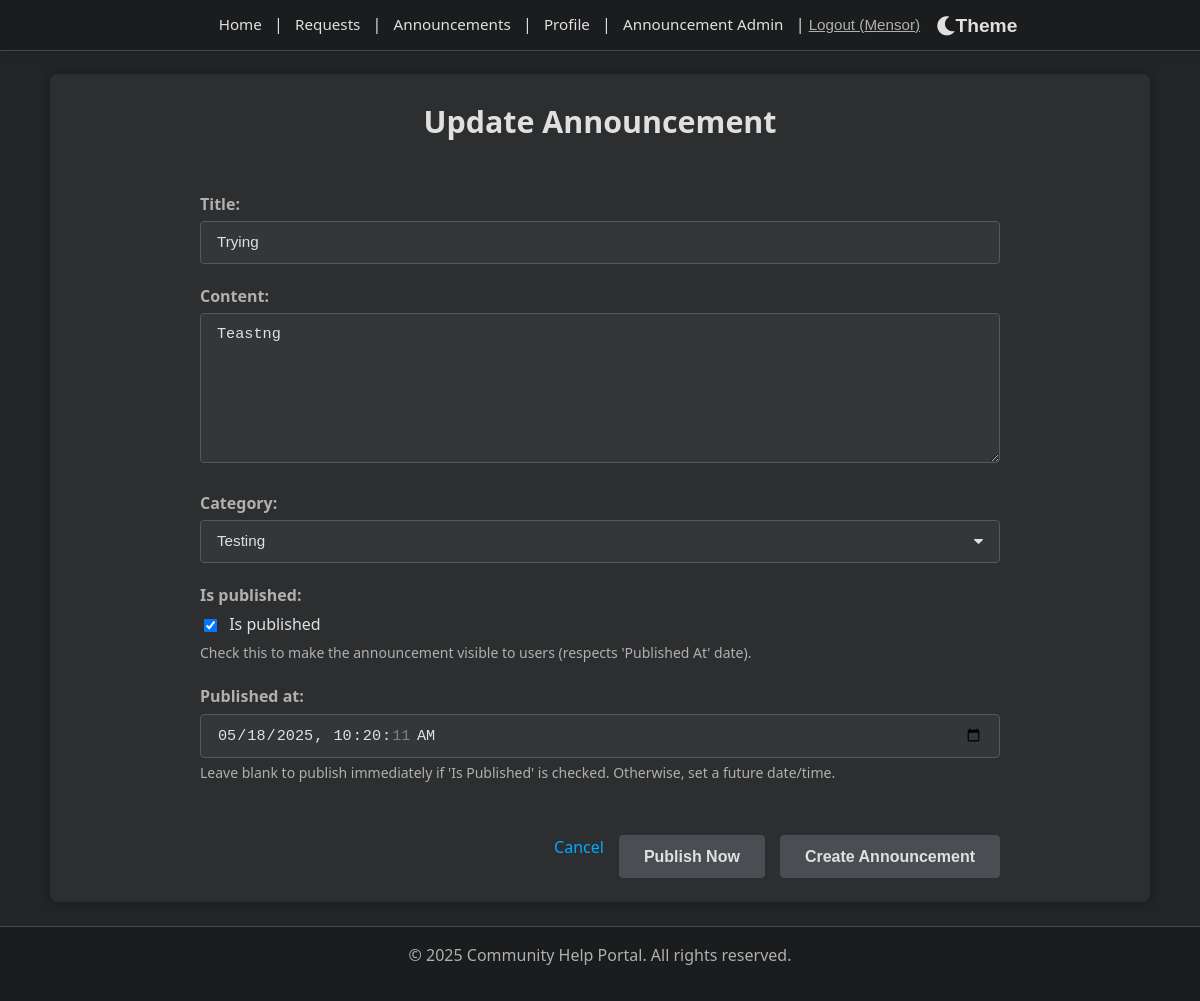
The app's page /announcements/1/update/ (signed in) with its own data.
### announcements/models.py (models this page shows, shortened)
class Announcement(models.Model):
    title = models.CharField(max_length=200)
    content = models.TextField()
    created_at = models.DateTimeField(auto_now_add=True)
    published_at = models.DateTimeField(null=True, blank=True, help_text="Set a future date to schedule publication, or leave blank to publish immediately if 'Is Published' is checked.")
    author = models.ForeignKey(User, on_delete=models.SET_NULL, null=True, related_name='announcements')
    category = models.ForeignKey(AnnouncementCategory, on_delete=models.SET_NULL, null=True, blank=True, related_name='announcements')
    is_published = models.BooleanField(default=False, help_text="Check this to make the announcement visible to users (respects 'Published At' date).")
    class Meta:
        ordering = ['-published_at', '-created_at']

### announcements/views.py (the view)
# urls.py: path('<int:pk>/update/', views.announcement_update, name='announcement_update'),
@login_required
def announcement_update(request, pk):
    if request.user.is_superuser:
        announcement = get_object_or_404(Announcement, pk=pk)
    else:
        announcement = get_object_or_404(Announcement, pk=pk, author=request.user)
    if request.method == 'POST':
        form = AnnouncementForm(request.POST, instance=announcement)
        if form.is_valid():
            if request.user.is_superuser and 'publish_now' in request.POST:
                announcement.is_published = True
                announcement.published_at = timezone.now()
            form.save()
            return redirect('announcements:announcement_detail', pk=announcement.pk)
    else:
        form = AnnouncementForm(instance=announcement)
    return render(request, 'announcements/announcement_form.html', {'form': form, 'form_title': 'Update Announcement'})

### announcements/forms.py
class AnnouncementForm(forms.ModelForm):
    published_at = forms.DateTimeField(
        widget=forms.DateTimeInput(attrs={'type': 'datetime-local'}),
        required=False,
        help_text="Leave blank to publish immediately if 'Is Published' is checked. Otherwise, set a future date/time."
    )
    class Meta:
        model = Announcement
        fields = ['title', 'content', 'category', 'is_published', 'published_at']
        widgets = {
            'content': forms.Textarea(attrs={'rows': 5}),
        }
    def __init__(self, *args, **kwargs):
        super().__init__(*args, **kwargs)
        self.fields['category'].queryset = AnnouncementCategory.objects.all()
        self.fields['category'].required = False # As per model, category is optional

### announcements/models.py (called while the page is built)
    def __str__(self):
        return self.name

### announcements/templates/announcements/announcement_form.html (shortened to what this page needs)
{% extends "base.html" %}
{% load static %}
{% block extra_css %}
<link rel="stylesheet" href="{% static 'css/announcement_form.css' %}" />
{% endblock %}
{% block content %}
<div class="announcement-form-container">
    <h2>{{ form_title|default:"Manage Announcement" }}</h2>
    <form method="post">
        {% for field in form %}
            <div class="form-group">
                {{ field.label_tag }}
                {% if field.field.widget.input_type == 'checkbox' %}
                    <div class="checkbox-field">
                        {{ field }} <span>{{ field.label }}</span>
                    </div>
                {% else %}
                    {{ field }}
                {% endif %}
                {% if field.help_text %}
                    <small class="helptext">{{ field.help_text }}</small>
                {% endif %}
            </div>
        {% endfor %}
        <div class="form-actions">
            <a href="{% if announcement %}{% url 'announcements:announcement_detail' announcement.pk %}{% else %}{% url 'announcements:announcement_list' %}{% endif %}" class="button-secondary">Cancel</a>
            {% if user.is_superuser and not announcement.is_published %}
                <button type="submit" name="publish_now" class="button-success">Publish Now</button>
            {% endif %}
            <button type="submit" class="button-primary">
                {% if announcement %}Save Changes{% else %}Create Announcement{% endif %}
            </button>
        </div>
    </form>
</div>
{% endblock %}

### templates/base.html (shortened to what this page needs)
<!DOCTYPE html>
<html lang="en">
  <head>
    {% load static %}
    <link rel="stylesheet" href="{% static 'css/style.css' %}" />
    <link rel="stylesheet" href="{% static 'css/fix-taskbar.css' %}" />
    <link rel="stylesheet" href="https://cdnjs.cloudflare.com/ajax/libs/font-awesome/5.15.3/css/all.min.css" />
    <link rel="stylesheet" href="{% static 'css/light-theme.css' %}" id="light-theme-style" disabled />
    {% block extra_css %}{% endblock %}
  </head>  <body class="{% if request.resolver_match.url_name == 'home' %}home-page-body{% endif %} {% block body_class %}{% endblock %}">
    <nav>
      <div class="nav-container">
        <a href="{% url 'core:home' %}">Home</a> |
        <a href="{% url 'requests:request_list' %}">Requests</a> |
        <a href="{% url 'announcements:announcement_list' %}">Announcements</a> |
        {% if user.is_authenticated %}
          <a href="{% url 'accounts:profile_view' username=user.username %}">Profile</a> |
          {% if user.is_superuser %}
            <a href="{% url 'announcements:announcement_admin' %}">Announcement Admin</a> |
          {% endif %}
          <form id="logout-form" method="post" action="{% url 'accounts:logout' %}" style="display: inline">
            <button type="submit" class="button--link nav-logout-button">Logout ({{ user.username }})</button>
          </form>
        {% else %}
          <a href="{% url 'accounts:register' %}">Register</a> |
          <a href="{% url 'accounts:login' %}">Login</a>
        {% endif %}
        <button id="theme-toggle-btn" class="theme-toggle-button" aria-label="Toggle theme">
          <i class="fas fa-moon"></i> Theme
        </button>
      </div>
    </nav>
    <main>{% block content %} {% endblock %}</main>
    <footer>
      <p>&copy; {% now "Y" %} Community Help Portal. All rights reserved.</p>
    </footer>
  </body>
</html>

### static/css/fix-taskbar.css (style rules this page uses)
:root { --system-bar-height: 0px; --nav-height: 50px; }
html { border-top-width: 0 !important; margin-top: 0 !important; padding-top: 0 !important; }
body { border-top-width: 0 !important; margin-top: 0 !important; padding-top: 0 !important; }
nav { border-top-width: 0 !important; margin-top: 0 !important; top: 0 !important; height: var(--nav-height) !important; display: flex !important; align-items: center !important; padding: 0 var(--spacing-md) !important; }
@media screen { nav { top: var(--system-bar-height) !important; position: fixed !important; } }

### static/css/announcement_form.css (style rules this page uses)
.announcement-form-container { max-width: 800px; margin-left: auto; margin-right: auto; display: block; }
.announcement-form-container h2 { text-align: center; color: var(--dark-text-primary); margin-top: 0; margin-bottom: 30px; border-bottom: 1px solid var(--dark-border-color); padding-bottom: 15px; font-size: 1.9em; }
.announcement-form-container form { margin-top: 10px; }
.announcement-form-container form p, .announcement-form-container .form-group { margin-bottom: 20px; }
.announcement-form-container form textarea { min-height: 150px; }
.announcement-form-container form .checkbox-field input[type="checkbox"] { margin-right: 8px; }
.form-actions { margin-top: 30px; padding-top: 20px; border-top: 1px solid var(--dark-border-color); display: flex; justify-content: flex-end; gap: 15px; }

### records on screen
Announcement: form "Trying" "Teastng" "Testing" "05/18/2025 10:20:11", form "☑"

### other values on screen
{{ user.username }} "Mensor"
{{ field.label_tag }} "Title:" "Content:" "Category:" "Is published:" "Published at:"
{{ field.label }} "Is published"
{{ field.help_text }} "Check this to make the announcement visible to users (respects 'Published At' date)." "Leave blank to publish immediately if 'Is Published' is checked. Otherwise, set a future date/time."
